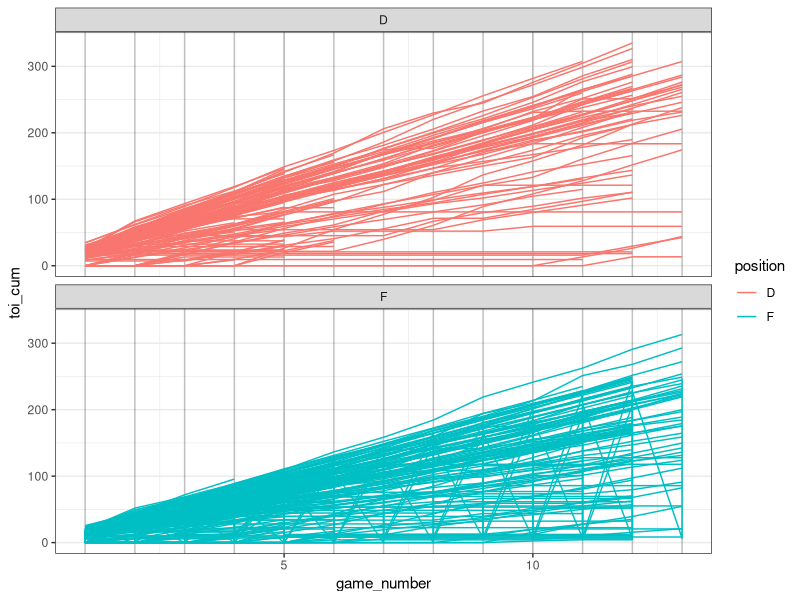
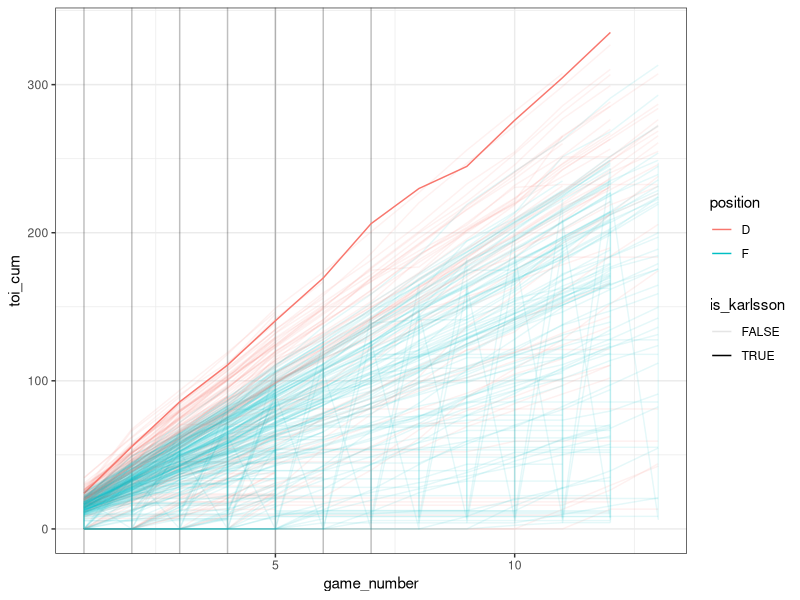

These charts were generated, in order, by the following R code: (Note: this script raises an error after producing the figures.)
library(tidyverse)
library(viridis)

setwd("C:/Users/conor/githubfolder/Random-Hockey-Charts/playoff running charts")

theme_set(theme_bw())

df_raw <- read_csv("16_17 playoffs running charts 5_27.csv")

colnames(df_raw) <- tolower(colnames(df_raw))

schedule <- df_raw %>% 
  select(team, date) %>% 
  group_by(team, date) %>%
  unique() %>% 
  arrange(team, date)


teams <- df_raw %>%
  group_by(team) %>% 
  mutate(team_toi_sd = sd(toi)) %>% 
  arrange(team_toi_sd) %>% 
  select(team) %>% 
  unique() %>% 
  unlist()

player_position <- df_raw %>% 
  select(player, position) %>% 
  unique()


teams_gp <- df_raw %>% 
  group_by(team) %>%
  mutate(game_number = dense_rank(date),
         gp_team = max(game_number)) %>% 
  arrange(desc(gp_team), team) %>% 
  ungroup() %>% 
  mutate(team = factor(team)) %>% 
  select(team, gp_team) %>% 
  unique() %>% 
  select(team) %>% 
  unlist()


df_player <- df_raw %>%
  select(team, player, date, toi) %>% 
  group_by(team) %>% 
  right_join(schedule, by = c("date", "team")) %>% 
  complete(date, player) %>% 
  arrange(team, player, date) %>% 
  ungroup() %>% 
  replace_na(list(toi = 0)) %>% 
  left_join(player_position) %>% 
  group_by(team, player) %>% 
  mutate(toi_cum = cumsum(toi)) %>% 
  ungroup() %>% 
  group_by(team) %>% 
  mutate(game_number = dense_rank(date)) %>% 
  ungroup() %>% 
  mutate(position = if_else(position == "L" | position == "C" | position ==  "R",
                            "F", "D"),
         team = factor(team, levels = teams_gp)) 

last_date <- max(df_player$date)

  
plot_player_league <- df_player %>% 
  ggplot(aes(game_number, toi_cum, color = position, group = player)) +
  geom_vline(xintercept = c(1:max(df_player$game_number)), alpha = .25) +
  geom_line() +
  facet_wrap(~position, ncol = 1)
plot_player_league

plot_karlsson <- df_player %>% 
  mutate(is_karlsson = player == "ERIK.KARLSSON") %>% 
  ggplot(aes(game_number, toi_cum, color = position, group = player, alpha = is_karlsson)) +
  geom_vline(xintercept = c(1:7), alpha = .25) +
  geom_line()
plot_karlsson
  
plot_player <- df_player %>% 
  #filter(team == "PIT") %>% 
    ggplot(aes(game_number, toi_cum, group = player, color = position)) +
      geom_vline(xintercept = c(1:max(df_player$game_number)), alpha = .25) +
      geom_line() +
      facet_wrap(~team) +
      scale_color_discrete(guide_colorbar(title = "Player Position")) +
      scale_size_continuous(range = c(.25, 1.25), guide = "none") +
      scale_alpha_continuous(range = c(.05, 1), guide = "none") +
      labs(title = "Cumulative Time on Ice Per Player",
       subtitle = paste("2016-17 NHL Playoffs, All Situations, Updated:", last_date),
       x = "Game Number",
       y = "Cumulative Time on Ice",
       caption = "@Null_HHockey, data from http://www.corsica.hockey/") +
      theme(panel.grid.minor = element_blank())
      #scale_color_viridis(discrete = TRUE)
plot_player
